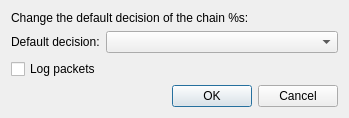
<?xml version="1.0" encoding="UTF-8"?>
<ui version="4.0">
 <class>Dialog</class>
 <widget class="QDialog" name="Dialog">
  <property name="geometry">
   <rect>
    <x>0</x>
    <y>0</y>
    <width>349</width>
    <height>82</height>
   </rect>
  </property>
  <property name="windowTitle">
   <string>Change default decision</string>
  </property>
  <layout class="QVBoxLayout" name="verticalLayout">
   <item>
    <widget class="QLabel" name="header_label">
     <property name="text">
      <string>Change the default decision of the chain %s:</string>
     </property>
    </widget>
   </item>
   <item>
    <layout class="QHBoxLayout" name="horizontalLayout">
     <item>
      <widget class="QLabel" name="label">
       <property name="sizePolicy">
        <sizepolicy hsizetype="Maximum" vsizetype="Preferred">
         <horstretch>0</horstretch>
         <verstretch>0</verstretch>
        </sizepolicy>
       </property>
       <property name="text">
        <string>Default decision:</string>
       </property>
      </widget>
     </item>
     <item>
      <widget class="QComboBox" name="decision_combo"/>
     </item>
    </layout>
   </item>
   <item>
    <widget class="QCheckBox" name="log_checkbox">
     <property name="text">
      <string>Log packets</string>
     </property>
    </widget>
   </item>
   <item>
    <widget class="QDialogButtonBox" name="buttonBox">
     <property name="orientation">
      <enum>Qt::Horizontal</enum>
     </property>
     <property name="standardButtons">
      <set>QDialogButtonBox::Cancel|QDialogButtonBox::Ok</set>
     </property>
    </widget>
   </item>
  </layout>
 </widget>
 <resources/>
 <connections>
  <connection>
   <sender>buttonBox</sender>
   <signal>accepted()</signal>
   <receiver>Dialog</receiver>
   <slot>accept()</slot>
   <hints>
    <hint type="sourcelabel">
     <x>248</x>
     <y>254</y>
    </hint>
    <hint type="destinationlabel">
     <x>157</x>
     <y>274</y>
    </hint>
   </hints>
  </connection>
  <connection>
   <sender>buttonBox</sender>
   <signal>rejected()</signal>
   <receiver>Dialog</receiver>
   <slot>reject()</slot>
   <hints>
    <hint type="sourcelabel">
     <x>316</x>
     <y>260</y>
    </hint>
    <hint type="destinationlabel">
     <x>286</x>
     <y>274</y>
    </hint>
   </hints>
  </connection>
 </connections>
</ui>
